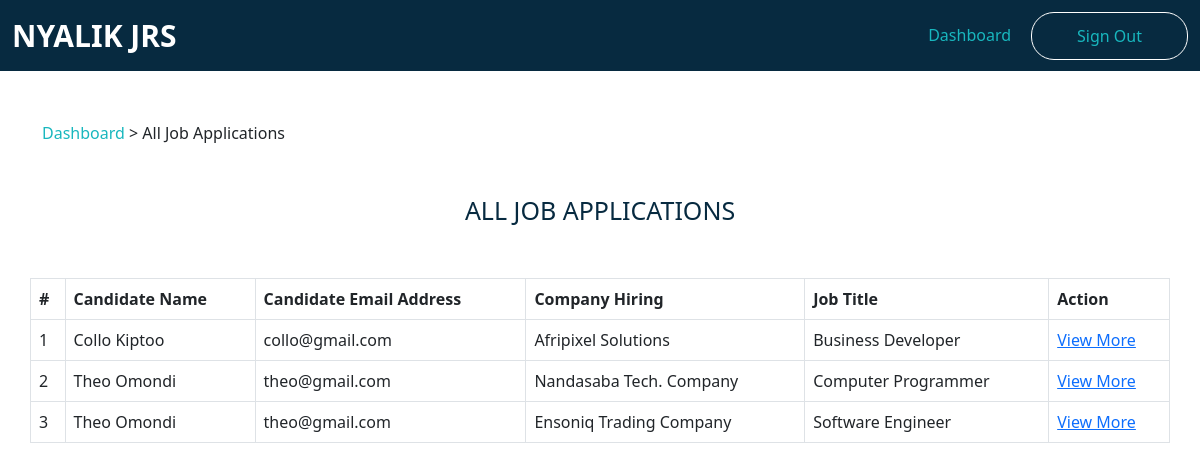
The page /admin/jobs/all_jobs_applications.php (signed in) on the database its author committed.
### tables this page shows
CREATE TABLE `job_applications` (
  `jobApplicationId` int(11) NOT NULL,
  `candidateName` varchar(255) NOT NULL,
  `candidateEmailAddress` varchar(255) NOT NULL,
  `candidateId` int(11) NOT NULL,
  `companyName` varchar(200) NOT NULL,
  `posted_jobTitle` varchar(255) NOT NULL,
  `posted_jobLocation` varchar(255) NOT NULL,
  `posted_jobDescription` varchar(1500) NOT NULL,
  `posted_jobEmploymentType` varchar(200) NOT NULL,
  `posted_jobId` int(11) NOT NULL,
  `date_created` datetime NOT NULL DEFAULT current_timestamp(),
  `updation_date` datetime DEFAULT NULL ON UPDATE current_timestamp(),
  `application_status` int(11) NOT NULL
);

### admin/jobs/all_jobs_applications.php (the view, shortened to what this page needs)
<?php
include_once "functions/functions.php";
$pdo = databaseConnection();
?>
<?= headerTemplate('ADMIN | ALL JOB APPLICATIONS'); ?>
<?= adminNavbarTemplate(); ?>
<div class="breadcrumb">
    <div class="container">
        <div class="row">
            <span><a href="index.php?page=admin/admin_dashboard">Dashboard</a> > All Job Applications</span>
        </div>
    </div>
</div>
<div id="section_title">
    <div class="container">
        <div class="row">
            <h4 class="text-center">All Job Applications</h4>
        </div>
    </div>
</div>
<div id="full_table_display">
    <div class="container">
        <div class="row">
            <table class="table table-bordered table-hover">
                <?php
                $sql = $pdo->prepare("SELECT * FROM job_applications WHERE application_status = 0");
                $sql->execute();
                $database_all_job_applications = $sql->fetchAll(PDO::FETCH_ASSOC);
                $count = 1;
                ?>
                <thead>
                    <th>#</th>
                    <th>Candidate Name</th>
                    <th>Candidate Email Address</th>
                    <th>Company Hiring</th>
                    <th>Job Title</th>
                    <th>Action</th>
                </thead>
                <?php foreach ($database_all_job_applications as $job_applications) :
                ?>
                    <tbody>
                        <td><?= $count++; ?></td>
                        <td><?= $job_applications["candidateName"]; ?></td>
                        <td><?= $job_applications["candidateEmailAddress"]; ?></td>
                        <td><?= $job_applications["companyName"]; ?></td>
                        <td><?= $job_applications["posted_jobTitle"]; ?></td>
                        <td><a href="#">View More</a></td>
                    </tbody>
                <?php endforeach; ?>
            </table>
        </div>
    </div>
</div>

### rows shown on the page
job_applications: candidateName "Collo Kiptoo", candidateEmailAddress "collo@gmail.com", companyName "Afripixel Solutions", posted_jobTitle "Business Developer"
job_applications: candidateName "Theo Omondi", candidateEmailAddress "theo@gmail.com", companyName "Nandasaba Tech. Company", posted_jobTitle "Computer Programmer"
job_applications: candidateName "Theo Omondi", candidateEmailAddress "theo@gmail.com", companyName "Ensoniq Trading Company", posted_jobTitle "Software Engineer"
